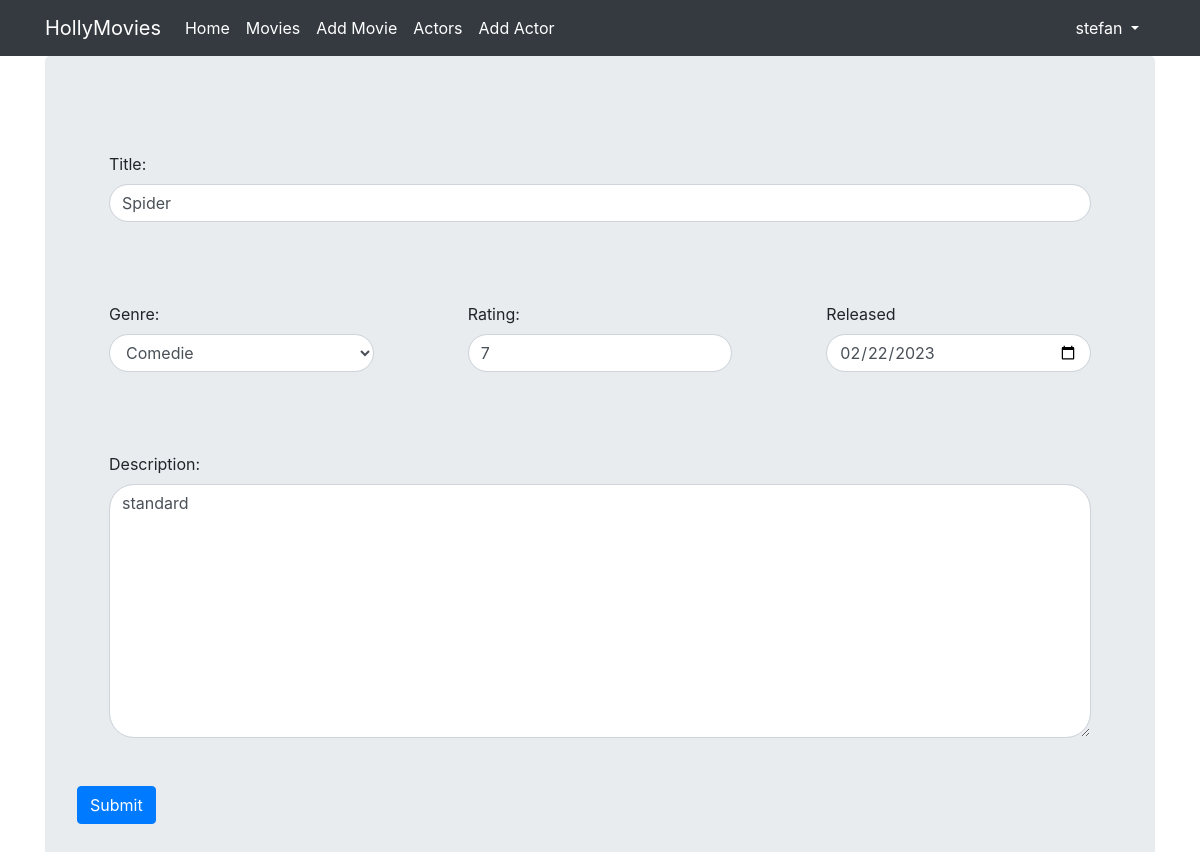
The app's page /movies/update/5 (signed in), older data.
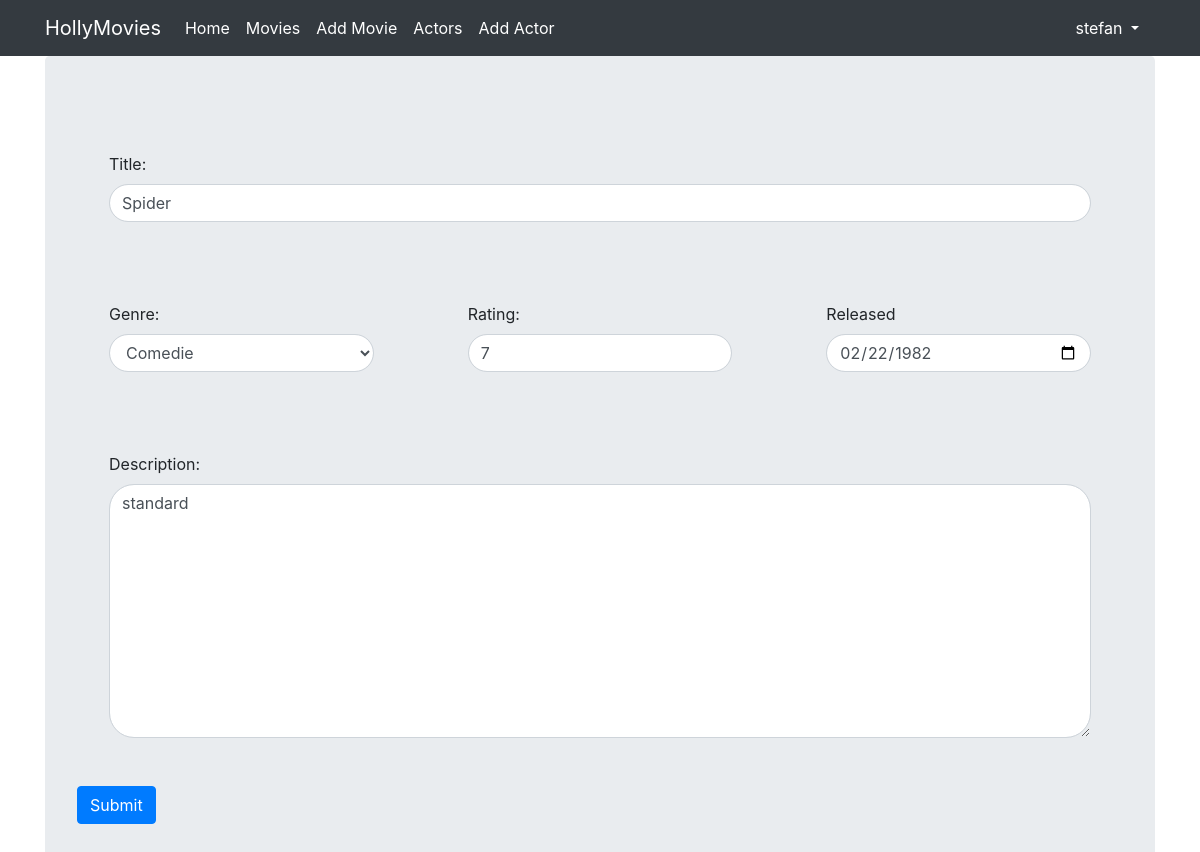
The same page, newer data.
### viewer/models.py (models this page shows, shortened)
class Movie(models.Model):
    class Meta:
        verbose_name_plural = 'Filme'
    title = CharField(max_length=128)
    rating = IntegerField()
    released = DateField()
    description = TextField()
    genre = ForeignKey(Genre, on_delete=DO_NOTHING)
    created = DateTimeField(auto_now_add=True)
    actors = ManyToManyField(Actor)

### viewer/views.py (the view)
# urls.py: path('update/<pk>', MovieUpdateView.as_view(), name='movies_update'),
class MovieUpdateView(PermissionRequiredMixin, UpdateView):
    template_name = 'movie_form.html'
    form_class = MovieForm
    model = Movie
    success_url = reverse_lazy('viewer:movies')
    permission_required = 'viewer.change_movie'

### viewer/forms.py (shortened to what this page needs)
class MovieForm(ModelForm):
    class Meta:
        model = Movie
        fields = '__all__'
    def __init__(self, *args, **kwargs):
        super().__init__(*args, **kwargs)
        v_fields = self.visible_fields()
        for field in v_fields:
            field.field.widget.attrs['class'] = 'form-control'
    title = CharField(max_length=128, validators=[capitalized_validator])
    released = PastDateField(widget=DateInput)
    rating = IntegerField(min_value=1, max_value=10)

### viewer/models.py (called while the page is built)
    def __str__(self):
        return self.name

### viewer/templates/movie_form.html (shortened to what this page needs)
{% extends 'base.html' %}
{% block content %}
<form method="post">
  <div class="form-group">
    <label for="{{ form.title.id_for_label }}">Title:</label>
    {{ form.title }}
  </div>
  <div class="row">
    <div class="col">
      <div class="form-group">
        <label for="{{ form.genre.id_for_label }}">Genre:</label>
        {{ form.genre }}
      </div>
    </div>
    <div class="col">
      <div class="form-group">
        <label for="{{ form.rating.id_for_label }}">Rating:</label>
        {{ form.rating }}
      </div>
    </div>
    <div class="col">
      <div class="form-group">
        <label for="{{ form.released.id_for_label }}">Released</label>
        {{ form.released }}
      </div>
    </div>
  </div>
  <div class="form-group">
    <label for="{{ form.description.id_for_label }}">Description:</label>
    {{ form.description }}
  </div>
  <input type="submit" value="Submit" class="btn btn-primary">
</form>
{% endblock %}

Row changes from the older to the newer data that the page shows:
changed Movie "Spider": released "02/22/2023" → "02/22/1982"
